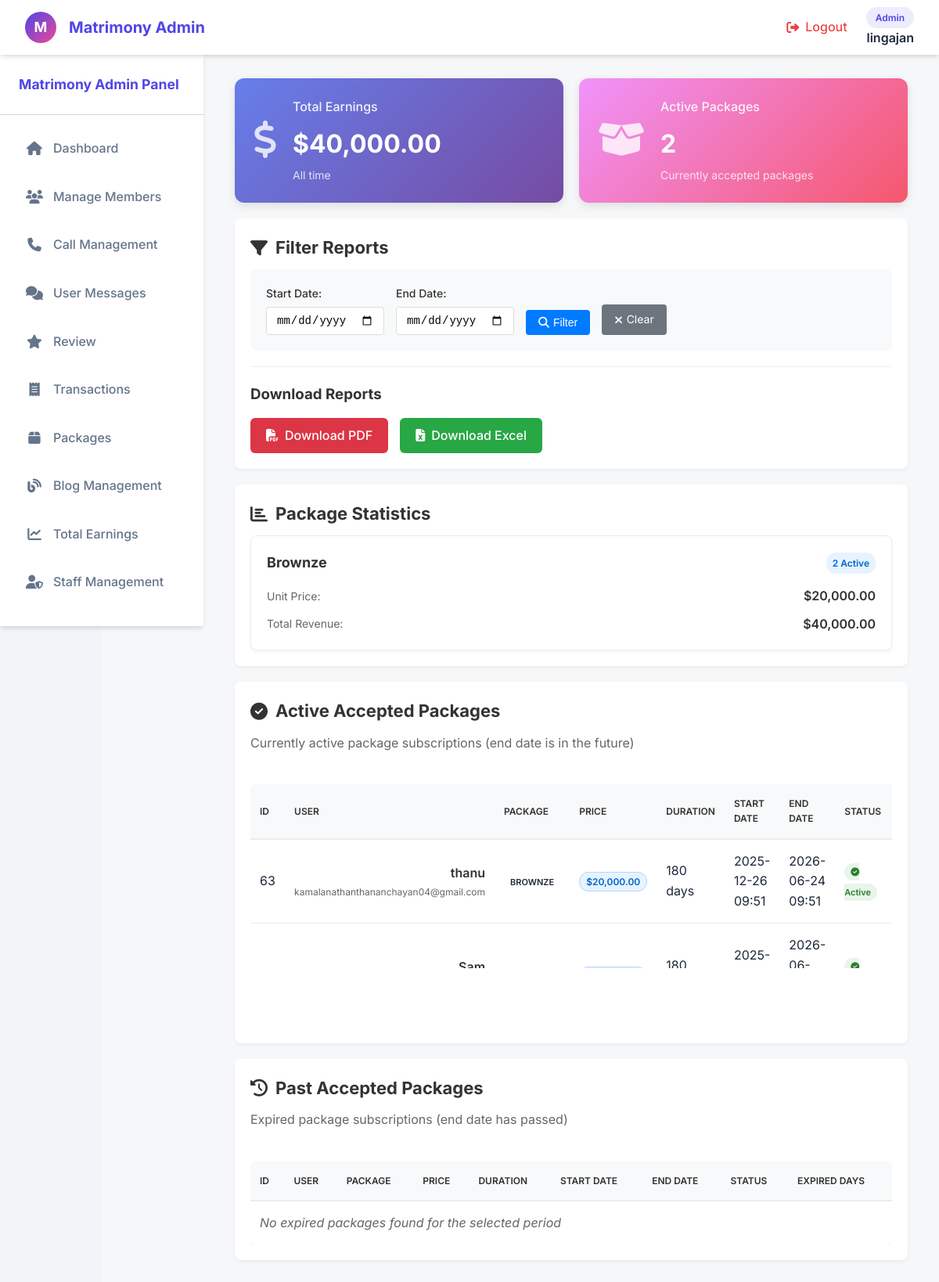
The page /AdminThennilavu/total-earnings.php (signed in) on the database its author committed.
### tables this page shows
CREATE TABLE `userpackage` (
  `id` int(11) NOT NULL,
  `status` varchar(50) NOT NULL,
  `duration` int(11) NOT NULL,
  `requestPackage` varchar(50) NOT NULL,
  `slip` varchar(255) DEFAULT NULL,
  `start_date` datetime NOT NULL,
  `end_date` datetime NOT NULL,
  `user_id` int(11) NOT NULL
);

CREATE TABLE `users` (
  `id` int(11) NOT NULL,
  `username` varchar(100) NOT NULL,
  `email` varchar(150) NOT NULL,
  `password` varchar(255) NOT NULL,
  `created_at` timestamp NOT NULL DEFAULT current_timestamp(),
  `role` enum('admin','user','block') NOT NULL DEFAULT 'user',
  `password_reset_token` varchar(255) DEFAULT NULL,
  `password_reset_expires` datetime DEFAULT NULL
);

### AdminThennilavu/total-earnings.php (the view, shortened to what this page needs)
<?php
require_once 'header.php';
$staff_id = $_SESSION['staff_id'];
$role_check = $conn->prepare("SELECT role FROM staff WHERE staff_id = ?");
$role_check->bind_param("i", $staff_id);
$role_check->execute();
$role_result = $role_check->get_result();
$staff_data = $role_result->fetch_assoc();
$is_admin_verified = ($staff_data && $staff_data['role'] === 'admin');
$access_denied = !$is_admin_verified;
$start_date = $_GET['start_date'] ?? '';
$end_date = $_GET['end_date'] ?? '';
$date_condition = "";
$current_accepted_result = $conn->query("
    SELECT up.*, u.username, u.email, p.price, p.name AS package_name
    FROM userpackage up
    JOIN users u ON up.user_id = u.id
    LEFT JOIN packages p ON up.status = p.name
    JOIN (
        SELECT user_id, MAX(start_date) AS latest_start
        FROM userpackage
        WHERE requestPackage = 'accept'
        AND end_date > NOW()
        $date_condition
        GROUP BY user_id
    ) AS latest ON latest.user_id = up.user_id AND latest.latest_start = up.start_date
    WHERE up.requestPackage = 'accept'
    AND up.end_date > NOW()
    $date_condition
    ORDER BY up.start_date DESC
");
$past_accepted_result = $conn->query("
    SELECT up.*, u.username, u.email, p.price, p.name as package_name
    FROM userpackage up
    JOIN users u ON up.user_id = u.id
    LEFT JOIN packages p ON up.status = p.name
    WHERE up.requestPackage = 'accept'
    AND (
        up.end_date <= NOW()
        OR up.start_date < (
            SELECT MAX(start_date)
            FROM userpackage
            WHERE user_id = up.user_id
            AND requestPackage = 'accept'
        )
    )
    $date_condition
    ORDER BY up.end_date DESC
");
$package_stats = $conn->query("
    SELECT
        p.name as package_name,
        COUNT(up.id) as total_activated,
        SUM(p.price) as total_revenue,
        p.price as unit_price
    FROM userpackage up
    JOIN packages p ON up.status = p.name
    WHERE up.requestPackage = 'accept'
    $date_condition
    GROUP BY p.name, p.price
    ORDER BY total_activated DESC
");
$total_earnings_result = $conn->query("
    SELECT SUM(p.price) as total_earnings
    FROM userpackage up
    JOIN packages p ON up.status = p.name
    WHERE up.requestPackage = 'accept'
    $date_condition
");
$total_earnings = $total_earnings_result->fetch_assoc()['total_earnings'] ?? 0;
?>
<main class="main-content">
  <?php if ($access_denied): ?>
    <div class="access-denied-container">
      <div class="access-denied-card">
        <div class="access-denied-icon">
          <i class="fas fa-shield-alt"></i>
        </div>
        <h2>Access Restricted</h2>
        <p>This page is only accessible to administrators.</p>
        <p>Please contact your administrator if you need access to earnings reports.</p>
        <div class="user-info-display">
          <p><strong>Current User:</strong> <?= htmlspecialchars($name) ?></p>
          <p><strong>Role:</strong> <?= htmlspecialchars($type) ?></p>
        </div>
        <button onclick="goBack()" class="back-btn">
          <i class="fas fa-arrow-left"></i> Go Back
        </button>
      </div>
    </div>
  <?php else: ?>
    <div class="earnings-summary">
      <div class="summary-card total-earnings">
        <div class="card-icon">
          <i class="fas fa-dollar-sign"></i>
        </div>
        <div class="card-content">
          <h3>Total Earnings</h3>
          <div class="amount">$<?= number_format($total_earnings, 2) ?></div>
          <p><?= $start_date && $end_date ? "From $start_date to $end_date" : "All time" ?></p>
        </div>
      </div>
      <div class="summary-card active-packages">
        <div class="card-icon">
          <i class="fas fa-box-open"></i>
        </div>
        <div class="card-content">
          <h3>Active Packages</h3>
          <div class="amount"><?= $current_accepted_result->num_rows ?></div>
          <p>Currently accepted packages</p>
        </div>
      </div>
    </div>
    <div class="content-section">
      <h2><i class="fas fa-filter"></i> Filter Reports</h2>
      <form method="GET" class="filter-form">
        <div class="date-inputs">
          <div class="input-group">
            <label for="start_date">Start Date:</label>
            <input type="date" id="start_date" name="start_date" value="<?= htmlspecialchars($start_date) ?>">
          </div>
          <div class="input-group">
            <label for="end_date">End Date:</label>
            <input type="date" id="end_date" name="end_date" value="<?= htmlspecialchars($end_date) ?>">
          </div>
          <button type="submit" class="filter-btn">
            <i class="fas fa-search"></i> Filter
          </button>
          <a href="total-earnings.php" class="clear-btn">
            <i class="fas fa-times"></i> Clear
          </a>
        </div>
      </form>
      <div class="download-section">
        <h3>Download Reports</h3>
        <div class="download-buttons">
          <a href="download_report.php?format=pdf&start_date=<?= $start_date ?>&end_date=<?= $end_date ?>" target="_blank" class="download-btn pdf">
            <i class="fas fa-file-pdf"></i> Download PDF
          </a>
          <a href="download_report.php?format=excel&start_date=<?= $start_date ?>&end_date=<?= $end_date ?>" class="download-btn excel">
            <i class="fas fa-file-excel"></i> Download Excel
          </a>
        </div>
      </div>
    </div>
    <div class="content-section">
      <h2><i class="fas fa-chart-bar"></i> Package Statistics</h2>
      <div class="stats-grid">
        <?php if($package_stats->num_rows > 0): ?>
          <?php while($stat = $package_stats->fetch_assoc()): ?>
            <div class="stat-card">
              <div class="stat-header">
                <h4><?= htmlspecialchars($stat['package_name']) ?></h4>
                <span class="stat-badge"><?= $stat['total_activated'] ?> Active</span>
              </div>
              <div class="stat-details">
                <div class="stat-item">
                  <span class="label">Unit Price:</span>
                  <span class="value">$<?= number_format($stat['unit_price'], 2) ?></span>
                </div>
                <div class="stat-item">
                  <span class="label">Total Revenue:</span>
                  <span class="value">$<?= number_format($stat['total_revenue'], 2) ?></span>
                </div>
              </div>
            </div>
          <?php endwhile; ?>
        <?php else: ?>
          <p class="no-data">No package statistics available for the selected period.</p>
        <?php endif; ?>
      </div>
    </div>
    <div class="content-section">
      <h2><i class="fas fa-check-circle"></i> Active Accepted Packages</h2>
      <p>Currently active package subscriptions (end date is in the future)</p>
      <div class="table-container">
        <table class="data-table">
          <thead>
            <tr>
              <th>ID</th>
              <th>User</th>
              <th>Package</th>
              <th>Price</th>
              <th>Duration</th>
              <th>Start Date</th>
              <th>End Date</th>
              <th>Status</th>
            </tr>
          </thead>
          <tbody>
<?php
if($current_accepted_result->num_rows > 0) {
    while($package = $current_accepted_result->fetch_assoc()):
?>
            <tr>
              <td><?= $package['id'] ?></td>
              <td>
                <div class="user-info">
                  <div class="user-name"><?= htmlspecialchars($package['username']) ?></div>
                  <div class="user-email"><?= htmlspecialchars($package['email']) ?></div>
                </div>
              </td>
              <td>
                <span class="package-badge <?= strtolower($package['status']) ?>"><?= htmlspecialchars($package['package_name']) ?></span>
              </td>
              <td>
                <span class="price-badge">$<?= $package['price'] ? number_format($package['price'], 2) : '0.00' ?></span>
              </td>
              <td><?= $package['duration'] ?> days</td>
              <td>
                <?= $package['start_date'] != '0000-00-00 00:00:00' ? date('Y-m-d H:i', strtotime($package['start_date'])) : 'Not set' ?>
              </td>
              <td>
                <?= $package['end_date'] != '0000-00-00 00:00:00' ? date('Y-m-d H:i', strtotime($package['end_date'])) : 'Not set' ?>
              </td>
              <td>
                <span class="status-badge active">
                  <i class="fas fa-check-circle"></i> Active
                </span>
              </td>
            </tr>
<?php
    endwhile;
} else {
    echo '<tr><td colspan="9" class="text-center">No active accepted packages found for the selected period</td></tr>';
}
?>
          </tbody>
        </table>
      </div>
    </div>
    <div class="content-section">
      <h2><i class="fas fa-history"></i> Past Accepted Packages</h2>
      <p>Expired package subscriptions (end date has passed)</p>
      <div class="table-container">
        <table class="data-table">
          <thead>
            <tr>
              <th>ID</th>
              <th>User</th>
              <th>Package</th>
              <th>Price</th>
              <th>Duration</th>
              <th>Start Date</th>
              <th>End Date</th>
              <th>Status</th>
              <th>Expired Days</th>
            </tr>
          </thead>
          <tbody>
<?php
if($past_accepted_result->num_rows > 0) {
    while($package = $past_accepted_result->fetch_assoc()):
        $end_date = strtotime($package['end_date']);
        $current_date = time();
        $expired_days = ceil(($current_date - $end_date) / (60 * 60 * 24));
?>
            <tr>
              <td><?= $package['id'] ?></td>
              <td>
                <div class="user-info">
                  <div class="user-name"><?= htmlspecialchars($package['username']) ?></div>
                  <div class="user-email"><?= htmlspecialchars($package['email']) ?></div>
                </div>
              </td>
              <td>
                <span class="package-badge <?= strtolower($package['status']) ?>"><?= htmlspecialchars($package['package_name']) ?></span>
              </td>
              <td>
                <span class="price-badge">$<?= $package['price'] ? number_format($package['price'], 2) : '0.00' ?></span>
              </td>
              <td><?= $package['duration'] ?> days</td>
              <td>
                <?= $package['start_date'] != '0000-00-00 00:00:00' ? date('Y-m-d H:i', strtotime($package['start_date'])) : 'Not set' ?>
              </td>
              <td>
                <?= $package['end_date'] != '0000-00-00 00:00:00' ? date('Y-m-d H:i', strtotime($package['end_date'])) : 'Not set' ?>
              </td>
              <td>
                <span class="status-badge expired">
                  <i class="fas fa-times-circle"></i> Expired
                </span>
              </td>
              <td>
                <span class="days-expired">
                  <?= $expired_days ?> days ago
                </span>
              </td>
            </tr>
<?php
    endwhile;
} else {
    echo '<tr><td colspan="9" class="text-center">No expired packages found for the selected period</td></tr>';
}
?>
          </tbody>
        </table>
      </div>
    </div>
  <?php endif; ?>
</main>
</body>
</html>

### AdminThennilavu/total-earnings.php (style rules this page uses)
.main-content { flex: 1; padding: 20px; background: #f5f7f9; margin-top:30px; margin-left: 130px; }
.content-section { background: #fff; border-radius: 8px; padding: 20px; margin-bottom: 20px; box-shadow: 0 2px 4px rgba(0,0,0,0.05); }
.content-section h2 { margin-bottom: 10px; color: #333; font-size: 22px; display: flex; align-items: center; gap: 10px; }
.content-section p { margin-bottom: 20px; color: #666; }
.earnings-summary { display: grid; grid-template-columns: repeat(auto-fit, minmax(300px, 1fr)); gap: 20px; margin-bottom: 20px; }
.summary-card { background: #fff; border-radius: 12px; padding: 24px; box-shadow: 0 4px 12px rgba(0,0,0,0.1); display: flex; align-items: center; gap: 20px; }
.summary-card.total-earnings { background: linear-gradient(135deg, #667eea 0%, #764ba2 100%); color: white; }
.summary-card.active-packages { background: linear-gradient(135deg, #f093fb 0%, #f5576c 100%); color: white; }
.card-icon { font-size: 48px; opacity: 0.8; }
.card-content h3 { margin: 0 0 8px 0; font-size: 16px; font-weight: 500; opacity: 0.9; }
.card-content .amount { font-size: 32px; font-weight: 700; margin-bottom: 4px; }
.card-content p { margin: 0; font-size: 14px; opacity: 0.8; }
.filter-form { background: #f8f9fa; padding: 20px; border-radius: 8px; margin-bottom: 20px; }
.date-inputs { display: flex; gap: 15px; align-items: end; flex-wrap: wrap; }
.input-group { display: flex; flex-direction: column; gap: 5px; }
.input-group label { font-weight: 500; color: #333; font-size: 14px; }
.input-group input { padding: 8px 12px; border: 1px solid #ddd; border-radius: 4px; font-size: 14px; }
.filter-btn, .clear-btn { padding: 8px 16px; border: none; border-radius: 4px; cursor: pointer; font-size: 14px; text-decoration: none; display: flex; align-items: center; gap: 5px; }
.filter-btn { background: #007bff; color: white; }
.clear-btn { background: #6c757d; color: white; }
.download-section { border-top: 1px solid #eee; padding-top: 20px; margin-top: 20px; }
.download-section h3 { margin-bottom: 15px; color: #333; }
.download-buttons { display: flex; gap: 15px; }
.download-btn { padding: 10px 20px; border-radius: 6px; text-decoration: none; font-weight: 500; display: flex; align-items: center; gap: 8px; transition: all 0.2s; }
.download-btn.pdf { background: #dc3545; color: white; }
.download-btn.excel { background: #28a745; color: white; }
.stats-grid { display: grid; grid-template-columns: repeat(auto-fit, minmax(280px, 1fr)); gap: 20px; }
.stat-card { background: #fff; border: 1px solid #e9ecef; border-radius: 8px; padding: 20px; box-shadow: 0 2px 4px rgba(0,0,0,0.05); }
.stat-header { display: flex; justify-content: space-between; align-items: center; margin-bottom: 15px; }
.stat-header h4 { margin: 0; color: #333; font-size: 18px; }
.stat-badge { background: #e7f3ff; color: #0066cc; padding: 4px 8px; border-radius: 12px; font-size: 12px; font-weight: 600; }
.stat-details { display: flex; flex-direction: column; gap: 10px; }
.stat-item { display: flex; justify-content: space-between; align-items: center; }
.stat-item .label { color: #666; font-size: 14px; }
.stat-item .value { font-weight: 600; color: #333; }
.table-container { overflow-x: auto; }
.data-table { width: 100%; border-collapse: collapse; margin-top: 20px; background-color: #fff; box-shadow: 0 4px 8px rgba(0,0,0,0.05); border-radius: 8px; overflow: hidden; }
.data-table th, .data-table td { padding: 15px 12px; text-align: left; vertical-align: middle; }
.data-table thead th { background-color: #f8f9fa; font-weight: 600; color: #333; text-transform: uppercase; font-size: 12px; border-bottom: 2px solid #e9ecef; }
.data-table tbody tr { border-bottom: 1px solid #e9ecef; transition: background-color 0.2s ease; }
.data-table tbody tr:last-child { border-bottom: none; }
.user-info .user-name { font-weight: 600; color: #333; margin-bottom: 2px; }
.user-info .user-email { font-size: 12px; color: #666; }
.package-badge { padding: 4px 8px; border-radius: 12px; font-size: 11px; font-weight: 600; text-transform: uppercase; }
.price-badge { padding: 4px 8px; border-radius: 12px; font-size: 12px; font-weight: 600; background: #e7f3ff; color: #0066cc; border: 1px solid #b3d9ff; }
.status-badge { padding: 4px 8px; border-radius: 12px; font-size: 11px; font-weight: 600; text-transform: capitalize; }
.status-badge.active { background: #e8f5e9; color: #2e7d32; }
.text-center { text-align: center; color: #666; font-style: italic; padding: 40px 20px; }

### rows shown on the page
userpackage: id "63", user.username "thanu", user.email "kamalanathanthananchayan04@gmail.com", package_name "BROWNZE", price "20,000.00", duration "180", start_date "2025-12-26 09:51", end_date "2026-06-24 09:51"
userpackage: user.username "Sam", duration "180", start_date "2025-12-11 11:07", end_date "2026-06-09 11:07"

### other values the page prints
$type "Admin"
$name "lingajan"
$total_earnings "40,000.00"
$current_accepted_result->num_rows "2"
$stat['package_name'] "Brownze"
$stat['total_activated'] "2"
$stat['unit_price'] "20,000.00"
$stat['total_revenue'] "40,000.00"
